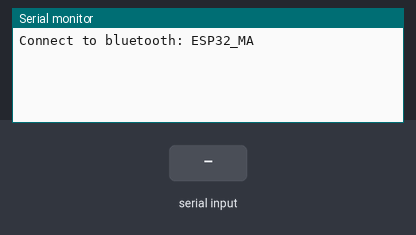
Bench run of a program on a simulated ESP32. Parts: the last lines printed to the serial monitor. Inputs (shaded band) come from the test bench. Nothing arrives over Bluetooth unless stated.

Above: at 2.2 s.
2.3 s: "1\n" received over the second serial link
At 3.5 s:
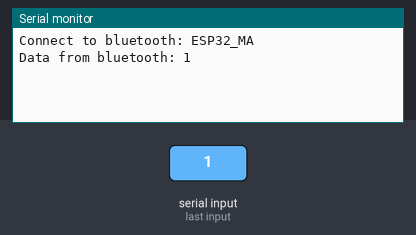
3.8 s: "0\n" received over the second serial link
At 4.9 s:
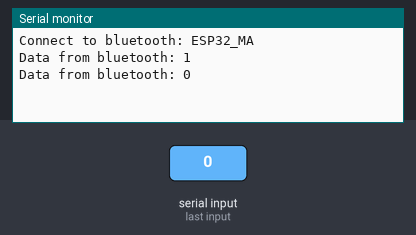

The program:

main.cpp
```cpp
#include <Arduino.h>
#include "BluetoothSerial.h"

BluetoothSerial SerialBT;
String BLName = "ESP32_MA";

// Data to be sent and received. It can be defined as a int to work with the ASCII code
String UART_Data;
String BT_Data;

void setup() {
  Serial.begin(115200);
  SerialBT.begin(BLName);
  Serial.println("Connect to bluetooth: " + BLName);
  delay(1000);
}

void loop() {
  if(Serial.available() > 0) {
    UART_Data = Serial.readStringUntil('\n'); // If working with ASCII: UART_Data = Serial.read();
    SerialBT.print("Data from UART with PC: ");
    SerialBT.println(UART_Data);
  }

  if(SerialBT.available() > 0) {
    BT_Data = SerialBT.readStringUntil('\n'); // If working with ASCII: BT_Data = SerialBT.read();
    Serial.print("Data from bluetooth: ");
    Serial.println(BT_Data);
  }
}
```

Measured:
- after the input at 2.3 s, the serial monitor: prints a new line at once (image 1)
- after the input at 3.8 s, the serial monitor: prints a new line at once (image 2)
